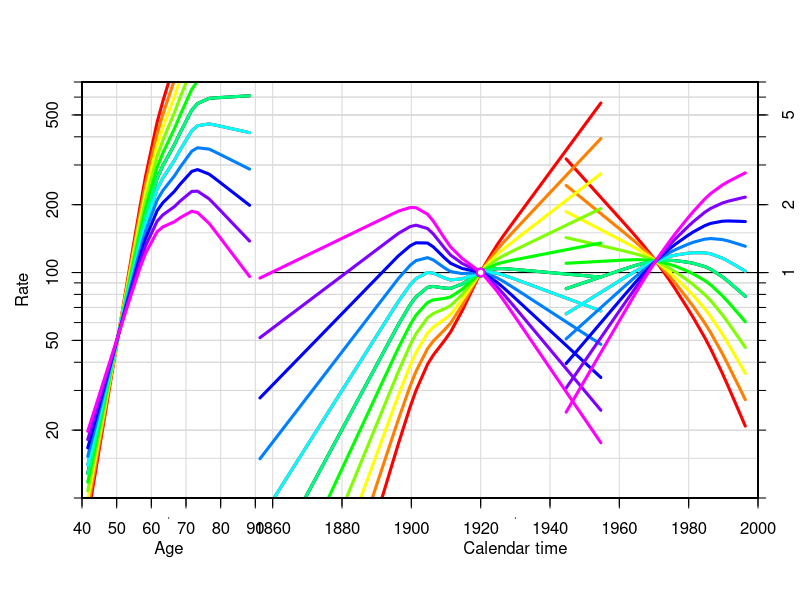

Here is the R script that generated this plot:
library(Epi)


### Name: plot.apc
### Title: Plot the estimates from a fitted Age-Period-Cohort model
### Aliases: plot.apc apc.plot
### Keywords: hplot

### ** Examples

data( lungDK )
apc1 <- apc.fit( transform( lungDK,
                            A = Ax, P = Px, Y = Y/10^5 ),
                 ref.c = 1920 )
fp <- apc.plot( apc1 )
apc.lines( apc1, frame.par=fp, drift=1.01, col="red" )
for( i in 1:11 )
  apc.lines( apc1, frame.par=fp, drift=1+(i-6)/100, col=rainbow(12)[i] )
